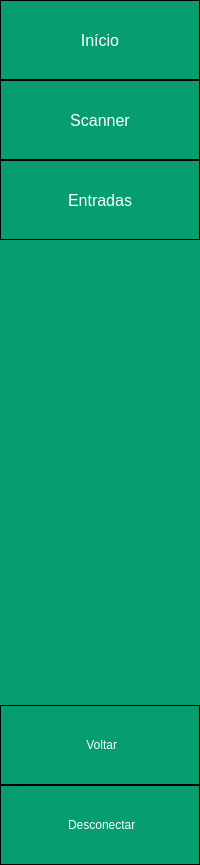
     <widget class="QWidget" name="menu_todo" native="true">
      <property name="minimumSize">
       <size>
        <width>200</width>
        <height>50</height>
       </size>
      </property>
      <property name="styleSheet">
       <string notr="true">QWidget{
	background-color:#069E6E;
}</string>
      </property>
      <layout class="QVBoxLayout" name="verticalLayout_4">
       <property name="spacing">
        <number>0</number>
       </property>
       <property name="leftMargin">
        <number>0</number>
       </property>
       <property name="topMargin">
        <number>0</number>
       </property>
       <property name="rightMargin">
        <number>0</number>
       </property>
       <property name="bottomMargin">
        <number>0</number>
       </property>
       <item>
        <layout class="QVBoxLayout" name="verticalLayout_2">
         <property name="spacing">
          <number>0</number>
         </property>
         <item>
          <widget class="QPushButton" name="btnHomeLAberto">
           <property name="minimumSize">
            <size>
             <width>0</width>
             <height>80</height>
            </size>
           </property>
           <property name="font">
            <font>
             <family>Arial</family>
             <pointsize>12</pointsize>
            </font>
           </property>
           <property name="styleSheet">
            <string notr="true">QPushButton{
	background-color:#069E6E;
	color:#ffffff;
	border: 1px solid black;
}

QPushButton:hover{
	background-color:#047b55;
}

QPushButton:pressed{
	background-color: rgb(2, 45, 29);
}</string>
           </property>
           <property name="text">
            <string>Início</string>
           </property>
           <property name="icon">
            <iconset resource="imagens_usadas.qrc">
             <normaloff>:/imagens/imagens/imgBtnHome.png</normaloff>:/imagens/imagens/imgBtnHome.png</iconset>
           </property>
           <property name="iconSize">
            <size>
             <width>36</width>
             <height>36</height>
            </size>
           </property>
           <property name="checkable">
            <bool>true</bool>
           </property>
           <property name="autoExclusive">
            <bool>true</bool>
           </property>
          </widget>
         </item>
         <item>
          <widget class="QPushButton" name="btnScannerLAberto">
           <property name="minimumSize">
            <size>
             <width>0</width>
             <height>80</height>
            </size>
           </property>
           <property name="font">
            <font>
             <family>Arial</family>
             <pointsize>12</pointsize>
            </font>
           </property>
           <property name="styleSheet">
            <string notr="true">QPushButton{
	background-color:#069E6E;
	color:#ffffff;
	border: 1px solid black;
}

QPushButton:hover{
	background-color:#047b55;
}

QPushButton:pressed{
	background-color: rgb(2, 45, 29);
}
</string>
           </property>
           <property name="text">
            <string>Scanner</string>
           </property>
           <property name="icon">
            <iconset resource="imagens_usadas.qrc">
             <normaloff>:/imagens/imagens/imgBtnRFacial.png</normaloff>:/imagens/imagens/imgBtnRFacial.png</iconset>
           </property>
           <property name="iconSize">
            <size>
             <width>36</width>
             <height>36</height>
            </size>
           </property>
           <property name="checkable">
            <bool>true</bool>
           </property>
           <property name="autoExclusive">
            <bool>true</bool>
           </property>
          </widget>
         </item>
         <item>
          <widget class="QPushButton" name="btnEntradasLAberto">
           <property name="minimumSize">
            <size>
             <width>0</width>
             <height>80</height>
            </size>
           </property>
           <property name="font">
            <font>
             <family>Arial</family>
             <pointsize>12</pointsize>
            </font>
           </property>
           <property name="styleSheet">
            <string notr="true">QPushButton{
	background-color:#069E6E;
	color:#ffffff;
	border: 1px solid black;
}

QPushButton:hover{
	background-color:#047b55;
}

QPushButton:pressed{
	background-color: rgb(2, 45, 29);
}


</string>
           </property>
           <property name="text">
            <string>Entradas</string>
           </property>
           <property name="icon">
            <iconset resource="imagens_usadas.qrc">
             <normaloff>:/imagens/imagens/imgBtnEntrada.png</normaloff>:/imagens/imagens/imgBtnEntrada.png</iconset>
           </property>
           <property name="iconSize">
            <size>
             <width>36</width>
             <height>36</height>
            </size>
           </property>
           <property name="checkable">
            <bool>true</bool>
           </property>
           <property name="autoExclusive">
            <bool>true</bool>
           </property>
          </widget>
         </item>
        </layout>
       </item>
       <item>
        <spacer name="verticalSpacer_2">
         <property name="orientation">
          <enum>Qt::Vertical</enum>
         </property>
         <property name="sizeHint" stdset="0">
          <size>
           <width>20</width>
           <height>465</height>
          </size>
         </property>
        </spacer>
       </item>
       <item>
        <widget class="QPushButton" name="btnVoltarLAberto">
         <property name="minimumSize">
          <size>
           <width>0</width>
           <height>80</height>
          </size>
         </property>
         <property name="styleSheet">
          <string notr="true">QPushButton{
	background-color:#069E6E;
	color:#ffffff;
	border: 1px solid black;
}

QPushButton:hover{
	background-color:#047b55;
}

QPushButton:pressed{
	background-color: rgb(2, 45, 29);
}

QPushButton:checked{
	background-color:  rgb(2, 45, 29);
}

</string>
         </property>
         <property name="text">
          <string> Voltar</string>
         </property>
         <property name="icon">
          <iconset resource="imagens_usadas.qrc">
           <normaloff>:/imagens/imagens/imgBtnVoltar.png</normaloff>:/imagens/imagens/imgBtnVoltar.png</iconset>
         </property>
         <property name="iconSize">
          <size>
           <width>36</width>
           <height>36</height>
          </size>
         </property>
        </widget>
       </item>
       <item>
        <widget class="QPushButton" name="btnDesconectarLAberto">
         <property name="minimumSize">
          <size>
           <width>0</width>
           <height>80</height>
          </size>
         </property>
         <property name="styleSheet">
          <string notr="true">QPushButton{
	background-color:#069E6E;
	color:#ffffff;
	border: 1px solid black;
}

QPushButton:hover{
	background-color:#047b55;
}

QPushButton:pressed{
	background-color: rgb(2, 45, 29);
}

QPushButton:checked{
	background-color:  rgb(2, 45, 29);
}

</string>
         </property>
         <property name="text">
          <string> Desconectar</string>
         </property>
         <property name="icon">
          <iconset resource="imagens_usadas.qrc">
           <normaloff>:/imagens/imagens/imgBtnDesconectar.png</normaloff>:/imagens/imagens/imgBtnDesconectar.png</iconset>
         </property>
         <property name="iconSize">
          <size>
           <width>32</width>
           <height>32</height>
          </size>
         </property>
        </widget>
       </item>
      </layout>
     </widget>
